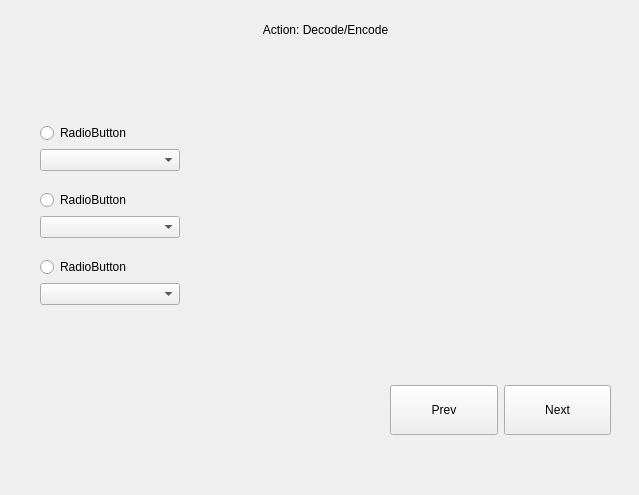
<?xml version="1.0" encoding="UTF-8"?>
<ui version="4.0">
 <class>Form</class>
 <widget class="QWidget" name="Form">
  <property name="geometry">
   <rect>
    <x>0</x>
    <y>0</y>
    <width>639</width>
    <height>495</height>
   </rect>
  </property>
  <property name="windowTitle">
   <string>Form</string>
  </property>
  <widget class="QWidget" name="verticalLayoutWidget">
   <property name="geometry">
    <rect>
     <x>30</x>
     <y>100</y>
     <width>160</width>
     <height>231</height>
    </rect>
   </property>
   <layout class="QVBoxLayout" name="verticalLayout">
    <property name="margin">
     <number>10</number>
    </property>
    <item>
     <layout class="QVBoxLayout" name="verticalLayout_2">
      <item>
       <widget class="QRadioButton" name="radioButton">
        <property name="text">
         <string>RadioButton</string>
        </property>
       </widget>
      </item>
      <item>
       <widget class="QComboBox" name="comboBox"/>
      </item>
     </layout>
    </item>
    <item>
     <layout class="QVBoxLayout" name="verticalLayout_3">
      <item>
       <widget class="QRadioButton" name="radioButton_2">
        <property name="text">
         <string>RadioButton</string>
        </property>
       </widget>
      </item>
      <item>
       <widget class="QComboBox" name="comboBox_2">
        <property name="insertPolicy">
         <enum>QComboBox::InsertAtBottom</enum>
        </property>
       </widget>
      </item>
     </layout>
    </item>
    <item>
     <layout class="QVBoxLayout" name="verticalLayout_4">
      <item>
       <widget class="QRadioButton" name="radioButton_3">
        <property name="text">
         <string>RadioButton</string>
        </property>
       </widget>
      </item>
      <item>
       <widget class="QComboBox" name="comboBox_3"/>
      </item>
     </layout>
    </item>
   </layout>
  </widget>
  <widget class="QLabel" name="label">
   <property name="geometry">
    <rect>
     <x>388</x>
     <y>80</y>
     <width>221</width>
     <height>271</height>
    </rect>
   </property>
   <property name="text">
    <string/>
   </property>
  </widget>
  <widget class="QWidget" name="horizontalLayoutWidget">
   <property name="geometry">
    <rect>
     <x>390</x>
     <y>370</y>
     <width>221</width>
     <height>80</height>
    </rect>
   </property>
   <layout class="QHBoxLayout" name="horizontalLayout">
    <item>
     <widget class="QPushButton" name="pushButton_2">
      <property name="sizePolicy">
       <sizepolicy hsizetype="Minimum" vsizetype="Fixed">
        <horstretch>0</horstretch>
        <verstretch>0</verstretch>
       </sizepolicy>
      </property>
      <property name="minimumSize">
       <size>
        <width>0</width>
        <height>50</height>
       </size>
      </property>
      <property name="text">
       <string>Prev</string>
      </property>
     </widget>
    </item>
    <item>
     <widget class="QPushButton" name="pushButton">
      <property name="minimumSize">
       <size>
        <width>0</width>
        <height>50</height>
       </size>
      </property>
      <property name="text">
       <string>Next</string>
      </property>
     </widget>
    </item>
   </layout>
  </widget>
  <widget class="QLabel" name="ActionLabel">
   <property name="geometry">
    <rect>
     <x>20</x>
     <y>20</y>
     <width>611</width>
     <height>20</height>
    </rect>
   </property>
   <property name="text">
    <string>Action: Decode/Encode</string>
   </property>
   <property name="alignment">
    <set>Qt::AlignCenter</set>
   </property>
  </widget>
 </widget>
 <resources/>
 <connections/>
</ui>
